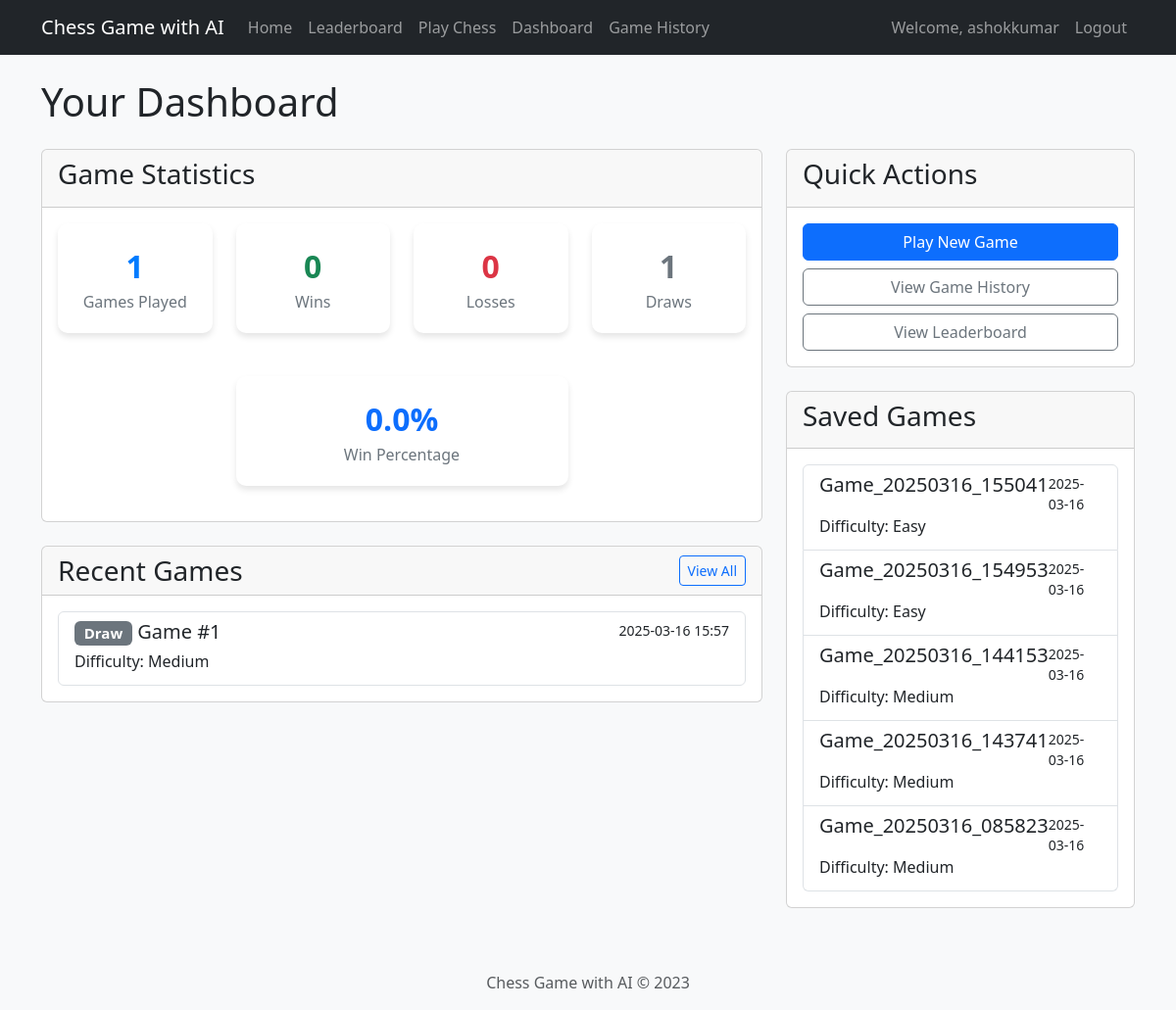
Before: /dashboard (signed in) with the older database file.
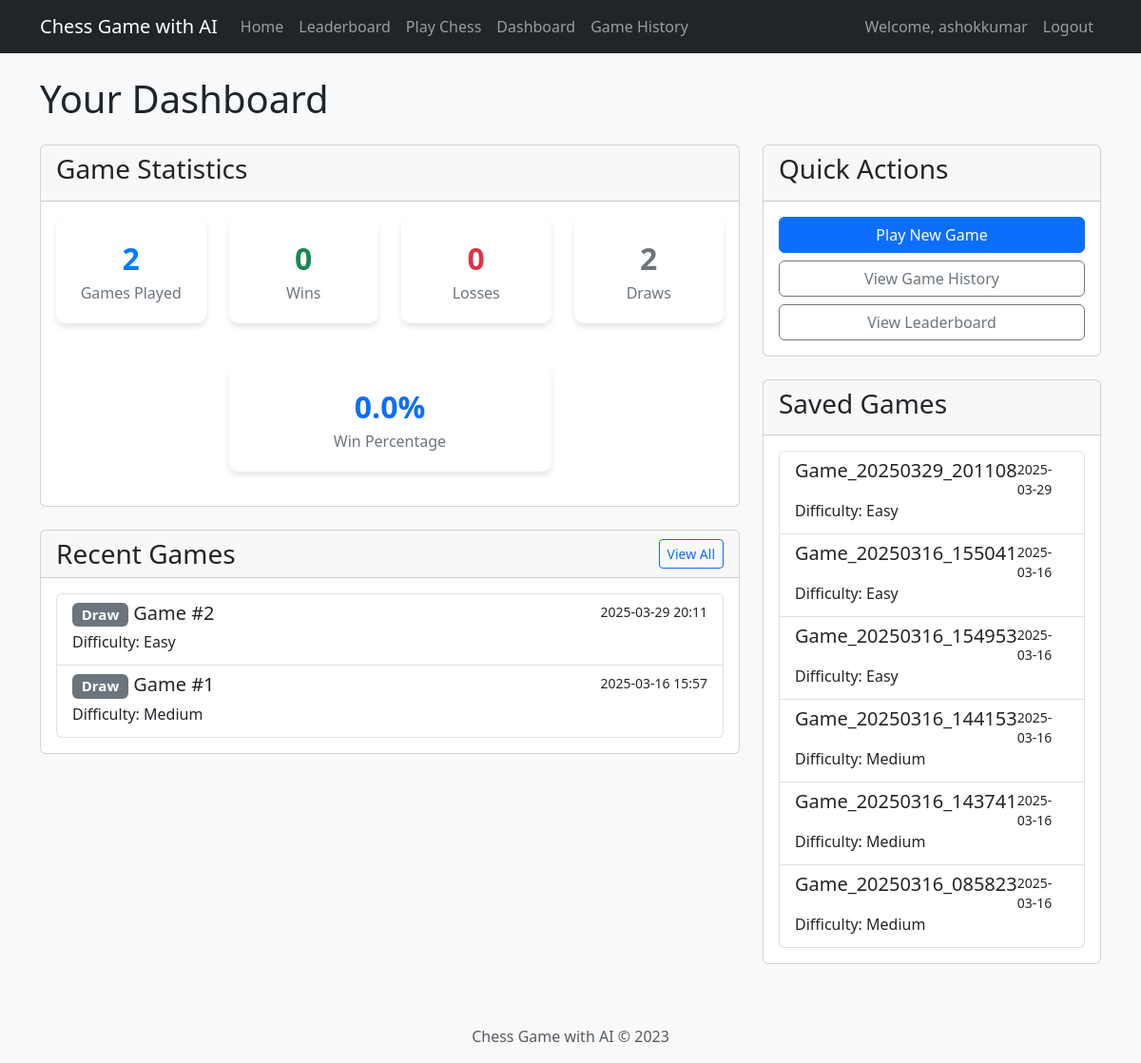
After: the same page with the newer database file.
### chess_app/db/models.py (models this page shows, shortened)
class Game(db.Model):
    __tablename__ = 'games'
    id = db.Column(db.Integer, primary_key=True)
    user_id = db.Column(db.Integer, db.ForeignKey('users.id'), nullable=False)
    start_time = db.Column(db.DateTime, default=datetime.utcnow)
    end_time = db.Column(db.DateTime, nullable=True)
    result = db.Column(db.String(10), nullable=True)  # 'win', 'loss', 'draw'
    difficulty = db.Column(db.String(10), nullable=False, default='medium')
    moves = db.Column(db.Text, nullable=True)  # Stored as JSON string
    final_fen = db.Column(db.String(100), nullable=True)

class SavedGame(db.Model):
    __tablename__ = 'saved_games'
    id = db.Column(db.Integer, primary_key=True)
    user_id = db.Column(db.Integer, db.ForeignKey('users.id'), nullable=False)
    name = db.Column(db.String(64), nullable=False)
    created_at = db.Column(db.DateTime, default=datetime.utcnow)
    fen = db.Column(db.String(100), nullable=False)
    moves = db.Column(db.Text, nullable=True)  # Stored as JSON string
    difficulty = db.Column(db.String(10), nullable=False, default='medium')

### chess_app/web/app.py (the view)
    @app.route('/dashboard')
    @login_required
    def dashboard():
        stats = {
            'games_played': current_user.games_played,
            'wins': current_user.wins,
            'losses': current_user.losses,
            'draws': current_user.draws,
            'win_percentage': current_user.get_win_percentage()
        }
        recent_games = Game.query.filter_by(user_id=current_user.id).order_by(Game.end_time.desc()).limit(5).all()
        saved_games = SavedGame.query.filter_by(user_id=current_user.id).order_by(SavedGame.created_at.desc()).all()
        return render_template('dashboard.html', stats=stats, recent_games=recent_games, saved_games=saved_games)

### chess_app/db/models.py (called while the page is built)
    def get_win_percentage(self):
        if self.games_played == 0:
            return 0
        return (self.wins / self.games_played) * 100

### chess_app/web/templates/dashboard.html (shortened to what the changed rows need)
{% extends "base.html" %}
{% block content %}
<div class="row">
    <div class="col-md-12">
        <h1 class="mb-4">Your Dashboard</h1>
        <div class="row">
            <div class="col-md-8">
                <div class="card mb-4">
                    <div class="card-body">
                        <div class="row">
                            <div class="col-md-3 text-center">
                                <div class="stats-card">
                                    <div class="stats-value">{{ stats.games_played }}</div>
                                    <div class="stats-label">Games Played</div>
                                </div>
                            </div>
                            <div class="col-md-3 text-center">
                                <div class="stats-card">
                                    <div class="stats-value text-secondary">{{ stats.draws }}</div>
                                    <div class="stats-label">Draws</div>
                                </div>
                            </div>
                        </div>
                    </div>
                </div>
                <div class="card mb-4">
                    <div class="card-body">
                        {% if recent_games %}
                        <div class="list-group">
                            {% for game in recent_games %}
                            <a href="{{ url_for('view_game', game_id=game.id) }}" class="list-group-item list-group-item-action">
                                <div class="d-flex w-100 justify-content-between">
                                    <h5 class="mb-1">
                                        {% if game.result == 'win' %}
                                        <span class="badge bg-success">Win</span>
                                        {% elif game.result == 'loss' %}
                                        <span class="badge bg-danger">Loss</span>
                                        {% else %}
                                        <span class="badge bg-secondary">Draw</span>
                                        {% endif %}
                                        Game #{{ game.id }}
                                    </h5>
                                    <small>{{ game.end_time.strftime('%Y-%m-%d %H:%M') }}</small>
                                </div>
                                <p class="mb-1">Difficulty: {{ game.difficulty.capitalize() }}</p>
                            </a>
                            {% endfor %}
                        </div>
                        {% else %}
                        <p class="text-center">You haven't played any games yet. <a href="{{ url_for('play') }}">Start playing now!</a></p>
                        {% endif %}
                    </div>
                </div>
            </div>
            <div class="col-md-4">
                <div class="card">
                    <div class="card-body">
                        {% if saved_games %}
                        <div class="list-group">
                            {% for game in saved_games %}
                            <a href="{{ url_for('load_game', game_id=game.id) }}" class="list-group-item list-group-item-action">
                                <div class="d-flex w-100 justify-content-between">
                                    <h5 class="mb-1">{{ game.name }}</h5>
                                    <small>{{ game.created_at.strftime('%Y-%m-%d') }}</small>
                                </div>
                                <p class="mb-1">Difficulty: {{ game.difficulty.capitalize() }}</p>
                            </a>
                            {% endfor %}
                        </div>
                        {% else %}
                        <p class="text-center">You don't have any saved games.</p>
                        {% endif %}
                    </div>
                </div>
            </div>
        </div>
    </div>
</div>
{% endblock %}

Changed rows visible on the page:
added Game: result "Draw", id "2", end_time "2025-03-29 20:11", difficulty "Easy"
added SavedGame: name "Game_20250329_201108", created_at "2025-03-29", difficulty "Easy"
Other visible differences:
{{ stats.games_played }}: "1" → "2"
{{ stats.draws }}: "1" → "2"
